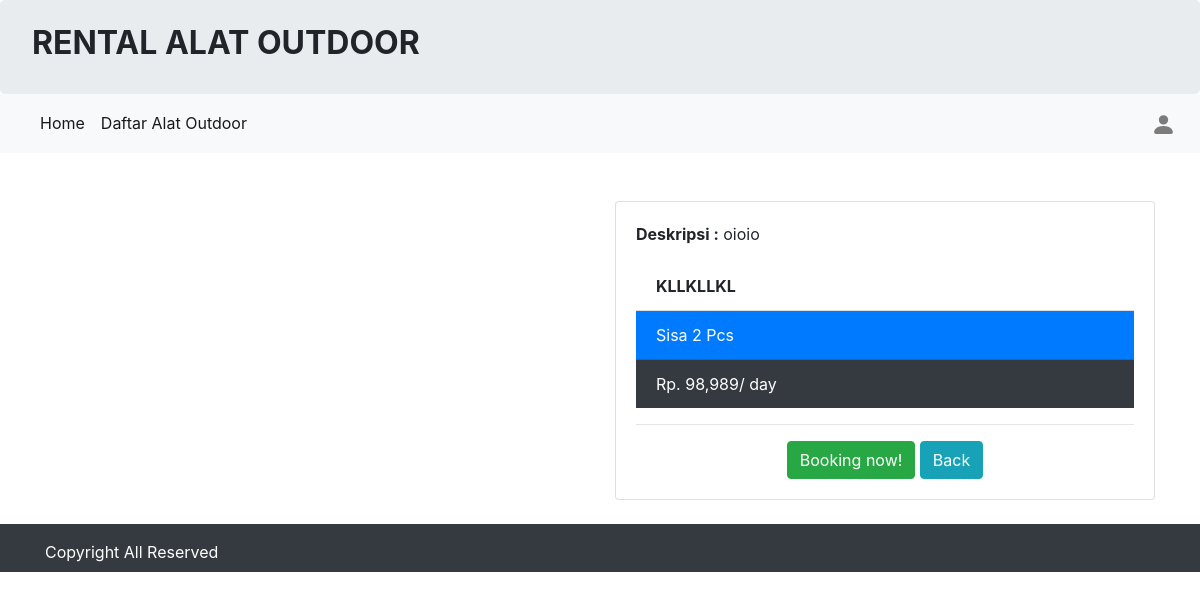
Screenshot of /detail.php?id=32 with the database file from the repository.
### tables this page shows
CREATE TABLE `tbl_alat_212303` (
  `212303_id_alat` int(11) NOT NULL,
  `212303_nama` varchar(50) NOT NULL,
  `212303_harga` int(50) NOT NULL,
  `212303_deskripsi` varchar(255) NOT NULL,
  `212303_stok` int(15) NOT NULL,
  `212303_gambar` text NOT NULL
);

### detail.php (the view, shortened to what this page needs)
<?php
include 'koneksi.php';
include 'header.php';
$id_alat = $_GET['id'];
$query = "SELECT * FROM tbl_alat_212303 WHERE 212303_id_alat = '$id_alat'";
$hasil = mysqli_query($koneksi, $query);
$isi = mysqli_fetch_assoc($hasil);
?>
<div class="container mt-5">
    <div class="row">
        <div class="col-sm-6">
        </div>
        <div class="col-sm-6">
            <div class="card">
                <div class="card-body">
                    <p class="card-text"><b>
                            Deskripsi :</b>
                        <?php echo $isi['212303_deskripsi']; ?>
                    </p>
                    <ul class="list-group list-group-flush">
                        <li class="list-group-item" style="text-transform:uppercase;">
                            <b><?= $isi['212303_nama']; ?></b>
                        </li>
                        <?php if ($isi['212303_stok'] >= 1 ) { ?>
                            <li class="list-group-item bg-primary text-white">
                                <i class="fa fa-check"></i> Sisa <?= $isi['212303_stok']; ?> Pcs
                            </li>
                        <?php } else { ?>
                            <li class="list-group-item bg-danger text-white">
                                <i class="fa fa-close"></i> Kosong
                            </li>
                        <?php } ?>
                        <li class="list-group-item bg-dark text-white">
                            <i class="fa fa-money"></i> Rp. <?php echo number_format($isi['212303_harga']); ?>/ day
                        </li>
                    </ul>
                    <hr />
                    <center>
                        <a href="booking.php?id=<?php echo $isi['212303_id_alat']; ?>" class="btn btn-success">Booking now!</a>
                        <a href="index.php" class="btn btn-info">Back</a>
                    </center>
                </div>
            </div>
        </div>
    </div>
</div>
<?php include 'footer.php'; ?>

### rows the page displays
tbl_alat_212303: 212303_deskripsi "oioio", 212303_nama "KLLKLLKL", 212303_stok "2", 212303_harga "98,989"
